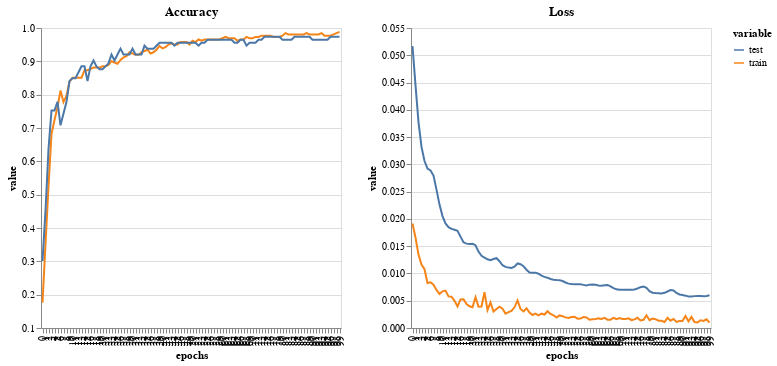

Here is the notebook cell this chart was saved with:
### Code cell
# I create the dataframes
train_val_acc_df = pd.DataFrame.from_dict(accuracy_stats_resnet).reset_index().melt(id_vars=['index']).rename(columns={"index":"epochs"})
train_val_loss_df = pd.DataFrame.from_dict(loss_stats_resnet).reset_index().melt(id_vars=['index']).rename(columns={"index":"epochs"})

#I trace loss and accuracy for train and test


char1=alt.Chart(train_val_acc_df).mark_line().encode(
            x=alt.X('epochs:O',scale=alt.Scale(zero=False)),
            y=alt.Y('value:Q',scale=alt.Scale(zero=False)),
            color='variable:N').properties(height=300,width=300,title='Accuracy')


char2=alt.Chart(train_val_loss_df).mark_line().encode(
            x='epochs:O',
            y='value:Q',
            color='variable:N').properties(height=300,width=300,title='Loss')

alt.hconcat(char1,char2).resolve_scale(y='independent')

### Figure 1 — Vega-Lite specification as saved in the notebook (floating-point values rounded to 4 significant figures; data arrays with more than 128 entries replaced by an {"elided": "..."} marker saying what was removed)
{"config": {"view": {"continuousWidth": 400, "continuousHeight": 300}}, "hconcat": [{"data": {"name": "data-790380106e94ed89a22b5b275e6385d9"}, "mark": "line", "encoding": {"color": {"field": "variable", "type": "nominal"}, "x": {"field": "epochs", "scale": {"zero": false}, "type": "ordinal"}, "y": {"field": "value", "scale": {"zero": false}, "type": "quantitative"}}, "height": 300, "title": "Accuracy", "width": 300}, {"data": {"name": "data-020c8be3783b010cb552a568d8e39a98"}, "mark": "line", "encoding": {"color": {"field": "variable", "type": "nominal"}, "x": {"field": "epochs", "type": "ordinal"}, "y": {"field": "value", "type": "quantitative"}}, "height": 300, "title": "Loss", "width": 300}], "resolve": {"scale": {"y": "independent"}}, "$schema": "https://vega.github.io/schema/vega-lite/v4.17.0.json", "datasets": {"data-790380106e94ed89a22b5b275e6385d9": {"elided": "200 records"}, "data-020c8be3783b010cb552a568d8e39a98": {"elided": "200 records"}}}
